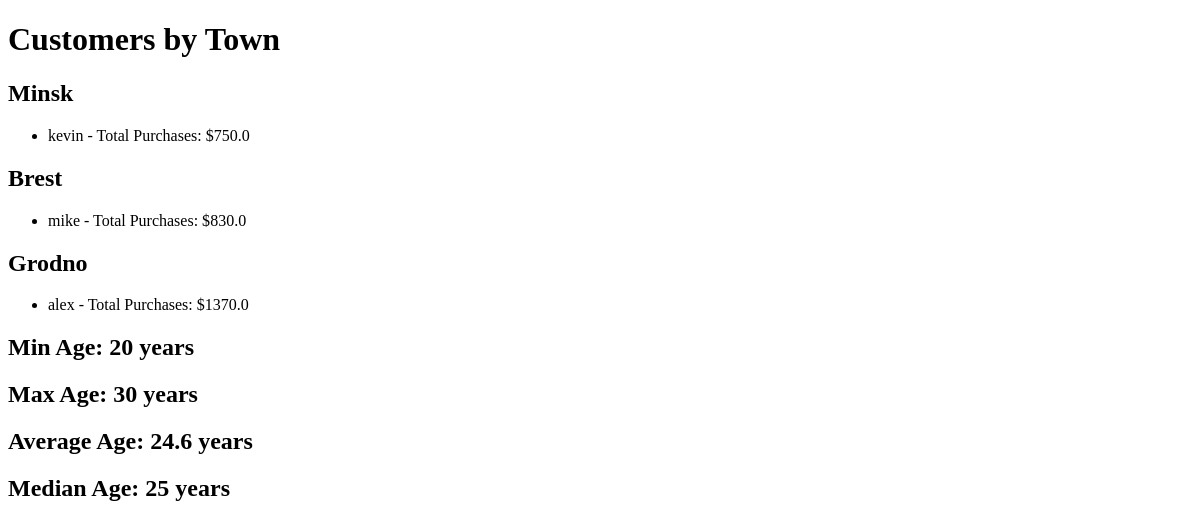
The page /customers (signed in) on the database as committed earlier.
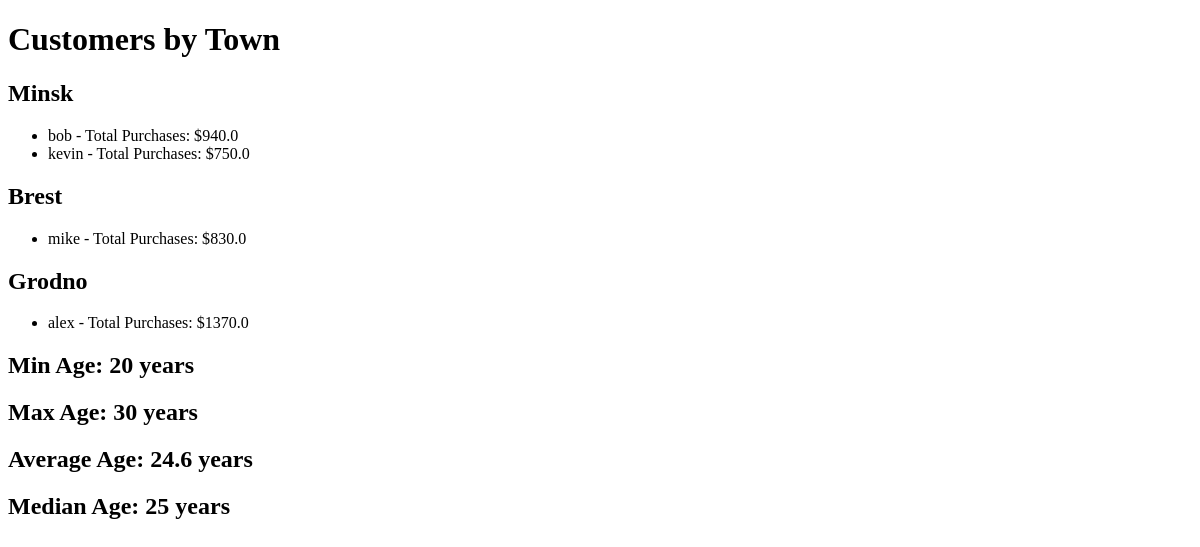
The same page on the database as committed later.
### SparkleMart/models.py (models this page shows, shortened)
class User(AbstractUser):
    STATUS_CHOICES = (
        ("employee", "employee"),
        ("customer", "customer"),
    )
    status = models.CharField(max_length=8, choices=STATUS_CHOICES, default="customer")
    phone_number = models.CharField(max_length=13)
    age = models.PositiveSmallIntegerField(default=100)

### SparkleMart/statistic_views.py (the view)
# urls.py: path('customers', statistic_views.customers, name='customers'),
def customers(request):
    if request.user.is_authenticated and request.user.is_superuser:
        purchases = Purchase.objects.all()
        towns = []
        for purchase in purchases:
            if purchase.town not in towns:
                towns.append(purchase.town)
        towns_with_customers_info = {}
        for town in towns:
            purchases_by_town = Purchase.objects.filter(town=town)
            customers_info = []
            for purchase in purchases_by_town:
                customer = purchase.user.username
                total_purchase_amount = Purchase.objects.filter(user=purchase.user).aggregate(
                    total_amount=Sum('order__price'))['total_amount'] or 0
                customers_info.append((customer, total_purchase_amount))
            towns_with_customers_info[town] = list(set(customers_info))
        customers_ = User.objects.filter(status='customer', is_superuser=False)
        ages = []
        for customer in customers_:
            ages.append(customer.age)
        age_data = User.objects.filter(status='customer', is_superuser=False).aggregate(Avg('age'), Max('age'),
                                                                                        Min('age'))
        median_age = median(ages)
        return render(request, 'customers.html', {'towns_with_customers_info': towns_with_customers_info,
                                                  'average_age': age_data,
                                                  'median_age': median_age
                                                  })
    return render(request, 'page_not_found.html', status=404)

### SparkleMart/templates/customers.html (shortened to what this page needs)
<!DOCTYPE html>
<html lang="en">
<head>
</head>
<body>
    <h1>Customers by Town</h1>
    {% for town, customers_info in towns_with_customers_info.items %}
        <h2>{{ town }}</h2>
        <ul>
            {% for customer_info in customers_info %}
                <li>{{ customer_info.0 }} - Total Purchases: ${{ customer_info.1 }}</li>
            {% endfor %}
        </ul>
    {% endfor %}
    <h2>Min Age: {{ average_age.age__min }} years</h2>
    <h2>Max Age: {{ average_age.age__max }} years</h2>
    <h2>Average Age: {{ average_age.age__avg }} years</h2>
    <h2>Median Age: {{ median_age }} years</h2>
</body>
</html>

Rows that differ between the two databases and show on the page:
now on this page (row edited): User: username "bob"
Other text that changed with them:
new list line: "- Total Purchases: $ 940.0"
